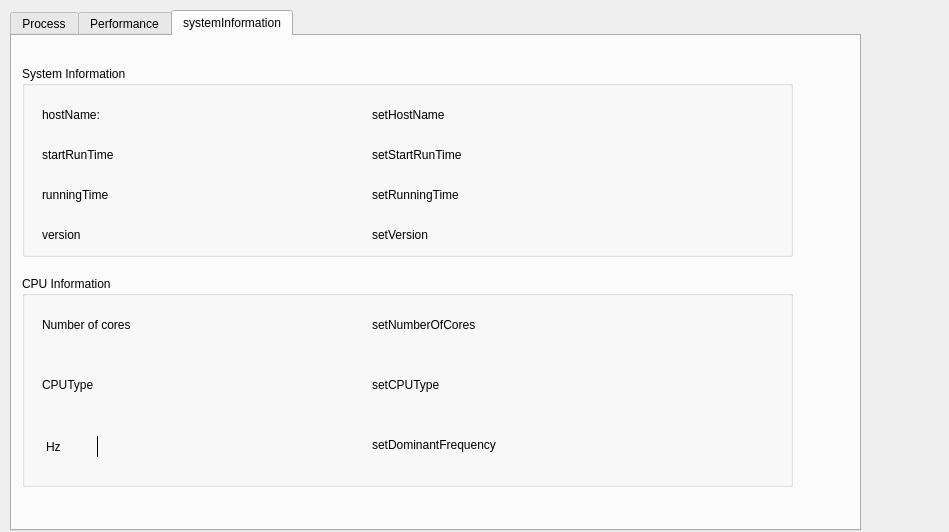
<?xml version="1.0" encoding="UTF-8"?>
<ui version="4.0">
 <class>systemMonitor</class>
 <widget class="QMainWindow" name="systemMonitor">
  <property name="geometry">
   <rect>
    <x>0</x>
    <y>0</y>
    <width>949</width>
    <height>532</height>
   </rect>
  </property>
  <property name="windowTitle">
   <string>Process</string>
  </property>
  <widget class="QWidget" name="centralWidget">
   <widget class="QTabWidget" name="tabWidget">
    <property name="geometry">
     <rect>
      <x>10</x>
      <y>10</y>
      <width>851</width>
      <height>521</height>
     </rect>
    </property>
    <property name="currentIndex">
     <number>2</number>
    </property>
    <widget class="QWidget" name="Process">
     <attribute name="title">
      <string>Process</string>
     </attribute>
     <widget class="QPushButton" name="shutDownProcess">
      <property name="geometry">
       <rect>
        <x>690</x>
        <y>440</y>
        <width>141</width>
        <height>21</height>
       </rect>
      </property>
      <property name="text">
       <string>shut Down Process </string>
      </property>
     </widget>
     <widget class="QListWidget" name="listWidgetProcess">
      <property name="geometry">
       <rect>
        <x>15</x>
        <y>41</y>
        <width>651</width>
        <height>371</height>
       </rect>
      </property>
     </widget>
     <widget class="QLabel" name="Total">
      <property name="geometry">
       <rect>
        <x>680</x>
        <y>100</y>
        <width>67</width>
        <height>17</height>
       </rect>
      </property>
      <property name="text">
       <string>Total:</string>
      </property>
     </widget>
     <widget class="QLabel" name="setTotal">
      <property name="geometry">
       <rect>
        <x>760</x>
        <y>100</y>
        <width>67</width>
        <height>17</height>
       </rect>
      </property>
      <property name="text">
       <string>setTotal</string>
      </property>
     </widget>
    </widget>
    <widget class="QWidget" name="Performance">
     <attribute name="title">
      <string>Performance</string>
     </attribute>
     <widget class="QGroupBox" name="groupBox_3">
      <property name="geometry">
       <rect>
        <x>20</x>
        <y>40</y>
        <width>821</width>
        <height>161</height>
       </rect>
      </property>
      <property name="title">
       <string>Memory Usage</string>
      </property>
      <widget class="QProgressBar" name="memoryUsage">
       <property name="geometry">
        <rect>
         <x>0</x>
         <y>20</y>
         <width>821</width>
         <height>81</height>
        </rect>
       </property>
       <property name="value">
        <number>24</number>
       </property>
      </widget>
      <widget class="QLabel" name="memoryTotal">
       <property name="geometry">
        <rect>
         <x>10</x>
         <y>130</y>
         <width>101</width>
         <height>17</height>
        </rect>
       </property>
       <property name="text">
        <string>memoryTotal</string>
       </property>
      </widget>
      <widget class="QLabel" name="setMemoryTotal">
       <property name="geometry">
        <rect>
         <x>120</x>
         <y>130</y>
         <width>121</width>
         <height>17</height>
        </rect>
       </property>
       <property name="text">
        <string>setMemoryTotal</string>
       </property>
      </widget>
      <widget class="QLabel" name="memoryUsed">
       <property name="geometry">
        <rect>
         <x>480</x>
         <y>130</y>
         <width>101</width>
         <height>17</height>
        </rect>
       </property>
       <property name="text">
        <string>memoryUsed</string>
       </property>
      </widget>
      <widget class="QLabel" name="setMemoryUsed">
       <property name="geometry">
        <rect>
         <x>590</x>
         <y>130</y>
         <width>121</width>
         <height>17</height>
        </rect>
       </property>
       <property name="text">
        <string>setMemoryUsed</string>
       </property>
      </widget>
     </widget>
     <widget class="QGroupBox" name="groupBox_4">
      <property name="geometry">
       <rect>
        <x>20</x>
        <y>230</y>
        <width>821</width>
        <height>161</height>
       </rect>
      </property>
      <property name="title">
       <string>CPU Usage</string>
      </property>
      <widget class="QProgressBar" name="progressBar">
       <property name="geometry">
        <rect>
         <x>0</x>
         <y>20</y>
         <width>821</width>
         <height>81</height>
        </rect>
       </property>
       <property name="value">
        <number>24</number>
       </property>
      </widget>
     </widget>
    </widget>
    <widget class="QWidget" name="systemInformation">
     <attribute name="title">
      <string>systemInformation</string>
     </attribute>
     <widget class="QGroupBox" name="groupBox">
      <property name="geometry">
       <rect>
        <x>10</x>
        <y>30</y>
        <width>771</width>
        <height>191</height>
       </rect>
      </property>
      <property name="title">
       <string>System Information</string>
      </property>
      <widget class="QLabel" name="hostName">
       <property name="geometry">
        <rect>
         <x>20</x>
         <y>40</y>
         <width>81</width>
         <height>17</height>
        </rect>
       </property>
       <property name="text">
        <string>hostName:</string>
       </property>
      </widget>
      <widget class="QLabel" name="runingTime">
       <property name="geometry">
        <rect>
         <x>20</x>
         <y>120</y>
         <width>91</width>
         <height>17</height>
        </rect>
       </property>
       <property name="text">
        <string>runningTime</string>
       </property>
      </widget>
      <widget class="QLabel" name="version">
       <property name="geometry">
        <rect>
         <x>20</x>
         <y>160</y>
         <width>81</width>
         <height>17</height>
        </rect>
       </property>
       <property name="text">
        <string>version</string>
       </property>
      </widget>
      <widget class="QLabel" name="setHostName">
       <property name="geometry">
        <rect>
         <x>350</x>
         <y>40</y>
         <width>391</width>
         <height>17</height>
        </rect>
       </property>
       <property name="text">
        <string>setHostName</string>
       </property>
      </widget>
      <widget class="QLabel" name="setRunningTime">
       <property name="geometry">
        <rect>
         <x>350</x>
         <y>120</y>
         <width>391</width>
         <height>17</height>
        </rect>
       </property>
       <property name="text">
        <string>setRunningTime</string>
       </property>
      </widget>
      <widget class="QLabel" name="setVersion">
       <property name="geometry">
        <rect>
         <x>350</x>
         <y>160</y>
         <width>391</width>
         <height>17</height>
        </rect>
       </property>
       <property name="text">
        <string>setVersion</string>
       </property>
      </widget>
      <widget class="QLabel" name="startRunTime">
       <property name="geometry">
        <rect>
         <x>20</x>
         <y>80</y>
         <width>111</width>
         <height>17</height>
        </rect>
       </property>
       <property name="text">
        <string>startRunTime</string>
       </property>
      </widget>
      <widget class="QLabel" name="setStartRunTime">
       <property name="geometry">
        <rect>
         <x>350</x>
         <y>80</y>
         <width>381</width>
         <height>17</height>
        </rect>
       </property>
       <property name="text">
        <string>setStartRunTime</string>
       </property>
      </widget>
     </widget>
     <widget class="QGroupBox" name="groupBox_2">
      <property name="geometry">
       <rect>
        <x>10</x>
        <y>240</y>
        <width>771</width>
        <height>211</height>
       </rect>
      </property>
      <property name="title">
       <string>CPU Information</string>
      </property>
      <widget class="QLabel" name="numberOfCores">
       <property name="geometry">
        <rect>
         <x>20</x>
         <y>40</y>
         <width>121</width>
         <height>17</height>
        </rect>
       </property>
       <property name="text">
        <string>Number of cores</string>
       </property>
      </widget>
      <widget class="QLabel" name="CPUType">
       <property name="geometry">
        <rect>
         <x>20</x>
         <y>100</y>
         <width>67</width>
         <height>17</height>
        </rect>
       </property>
       <property name="text">
        <string>CPUType</string>
       </property>
      </widget>
      <widget class="QLabel" name="Hz">
       <property name="geometry">
        <rect>
         <x>20</x>
         <y>160</y>
         <width>111</width>
         <height>21</height>
        </rect>
       </property>
       <property name="font">
        <font>
         <kerning>true</kerning>
        </font>
       </property>
       <property name="frameShape">
        <enum>QFrame::VLine</enum>
       </property>
       <property name="text">
        <string>Hz</string>
       </property>
      </widget>
      <widget class="QLabel" name="setNumberOfCores">
       <property name="geometry">
        <rect>
         <x>350</x>
         <y>40</y>
         <width>381</width>
         <height>17</height>
        </rect>
       </property>
       <property name="text">
        <string>setNumberOfCores</string>
       </property>
      </widget>
      <widget class="QLabel" name="setCPUType">
       <property name="geometry">
        <rect>
         <x>350</x>
         <y>100</y>
         <width>391</width>
         <height>17</height>
        </rect>
       </property>
       <property name="text">
        <string>setCPUType</string>
       </property>
      </widget>
      <widget class="QLabel" name="setDominantFrequency">
       <property name="geometry">
        <rect>
         <x>350</x>
         <y>160</y>
         <width>401</width>
         <height>17</height>
        </rect>
       </property>
       <property name="text">
        <string>setDominantFrequency</string>
       </property>
      </widget>
     </widget>
    </widget>
   </widget>
  </widget>
 </widget>
 <layoutdefault spacing="6" margin="11"/>
 <resources/>
 <connections/>
</ui>
